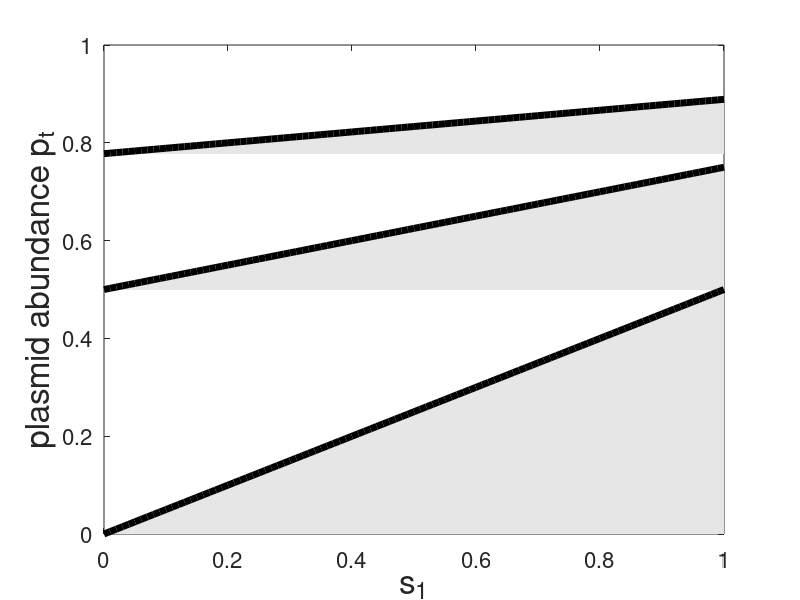

The MATLAB source for this figure:
clear;
clc;
beta=0.5;
theta=0.1;
lambdas=[0.9 0.4 0.2];%define the value of lamdba1, the selection coefficient of this gene in species 1
s1=0:0.01:1;% s1 changes between 0 and 1
for i=1:length(lambdas)
    lambda=lambdas(i);
    pt=1-((beta*theta-theta)*s1+theta)/beta/lambda;% calculate the gene abundance pt as a function of s1
    patch([s1 fliplr(s1)], [min(pt)*ones(1,length(pt)) fliplr(pt)],[0.9 0.9 0.9],'LineStyle','none');hold on;
    plot(s1,pt,'k-','linewidth',5);
    hold on
end
set(gca,'fontsize',16);
xlabel('s_1','fontsize',24);
ylabel('plasmid abundance p_t','fontsize',24);
set(gcf,'position',[100 100 300 300]);
box on;


